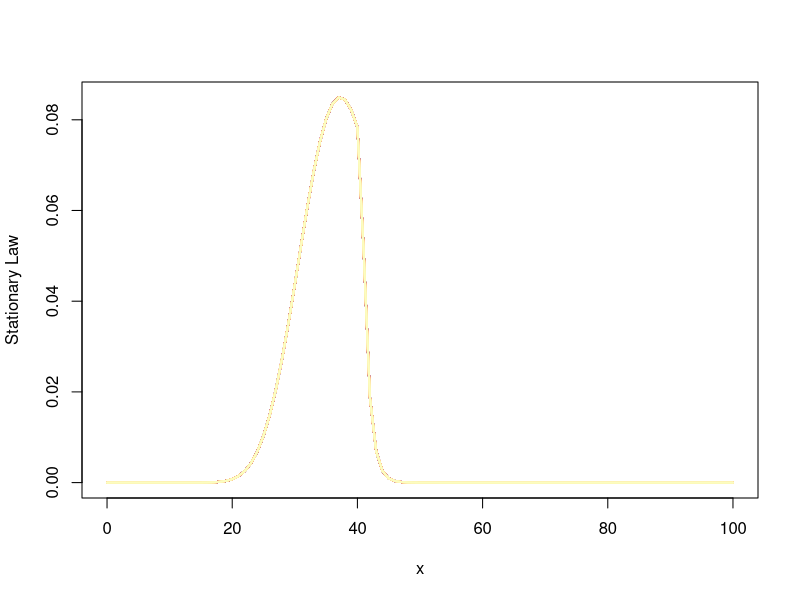
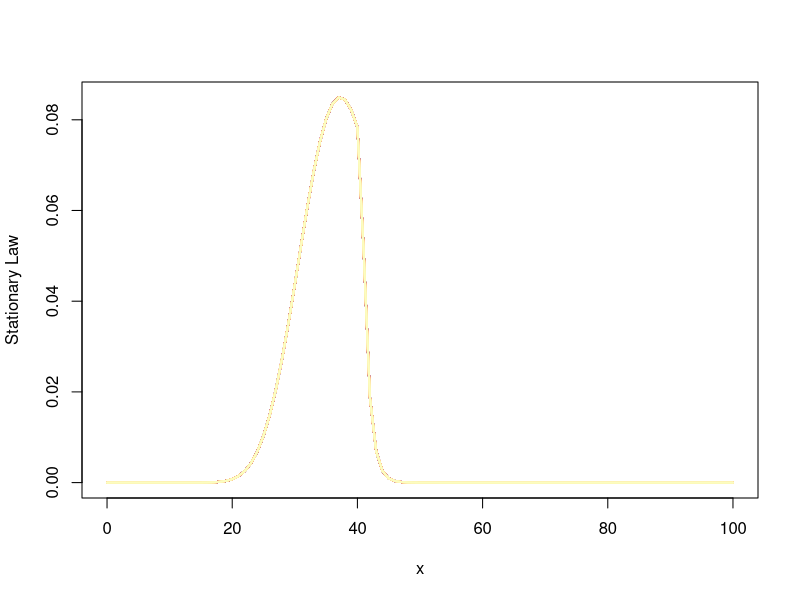

Write R code to recreate these figures, in order. (Note: this script raises an error after producing the figures.)
#############################################################################
#############################################################################
### PROGRAMME D'OPTIMISATION DE LA MAINTENANCE EN FONCTION DE TAU ET DE L ###
#############################################################################
#############################################################################

#############################
### PREPARATION DU SCRIPT ###
#############################

# Nettoyage
rm(list = ls())

# Chargement des packages
library(ggplot2)
library(tidyverse)
library(viridis)

##########################
### FONCTIONS INTERNES ###
##########################

#---  Calcul d'intégrale par la méthode des trapèzes ---#

ntrap <- function(abs, ord) {
  # Cette fonction renvoie un vecteur de taille nc (pour différentes valeurs de y)
  # abscisse abs : vecteur de taille nl
  # ordonnée ord : matrice de taille nc*nl
  # (abs_i+1-abs_i)*(f(abs_i,ord)+f(abs_i,ord)/2
  # (matrix(1,ncol=1,nrow=nc)%*%diff(abs)) = (x_2-x_1 x_3-x_2 ...
  #                                           x_2-x_1 x_3-x_2 ...)
  nl <- length(abs)
  if (is.matrix(ord)) {
    nc <- nrow(ord)
    res <- rowSums((matrix(1,ncol=1,nrow=nc)%*%diff(abs))*(ord[,-ncol(ord)]+ord[,-1])/2)
  } else {
    nc <- 1
    res <- sum(diff(abs)*(ord[-length(ord)]+ord[-1])/2)
  }
  return(res)
}

#--- Calcul de la loi stationnaire ---#

MaintOpti <- function(tau = 1, L = 40, M = 50, tps.final = 200,
                      rho = 0.2, alpha = 1, beta = 1, b = 1, 
                      C_I = 1, C_P = 10, C_C = 50) {

  tau = 1; L = 40; M = 50; tps.final = 200
  rho = 0.2; alpha = 1; beta = 1; b = 1
  C_I = 1; C_P = 10; C_C = 50
  
  # Paramètres
  pas.x <- 0.01
  pas.x <- 1
  pas.y <- pas.x
  
  # Vecteur de l'état x
  level.x <- seq(from = pas.x, by = pas.x, to = 2*M)
  n.level.x <-length(level.x)
  
  ind.L <- which(level.x >= L)[1]
  ind.M <- which(level.x == M)
  
  level.y <- seq(from = pas.y, by = pas.y, to = 2*M)
  n.level.y <- length(level.y)
  
  mat.trans <- matrix(data = 0, ncol = n.level.y, nrow = n.level.x)
  mat.trans.rho <- matrix(data = 0, ncol = n.level.y, nrow = n.level.x)
  
  for(i in 1:(n.level.x-1)) {
    mat.trans[i,(i+1):n.level.y] <- dgamma(x = level.y[(i+1):n.level.y]-level.x[i], scale = b,
                                           shape = alpha*tau^beta)
    mat.trans.rho[i,(i+1):n.level.y] <- dgamma(x = level.y[(i+1):n.level.y]-(1-rho)*level.x[i],
                                               scale = b,shape = alpha*tau^beta)
  }
  
  K <- 50
  # K <- 5
  w <- matrix(data = 0, nrow = K, ncol = n.level.y)
  w[1,] <- dgamma(x = level.y, scale = b, shape = alpha*tau^beta)
  
  pi <- list()
  pi[[1]] <- function(x) dgamma(x = x, scale = b, shape = alpha*tau^beta)

  for(k in 2:K) {
    # Contribution à la première intégrale 
    Q1 <- ntrap(level.x[1:ind.L],t(mat.trans[1:ind.L,]) * matrix(rep(w[k-1,1:ind.L],n.level.y), 
                                                                 byrow = TRUE, ncol = ind.L)) 
    # Contribution à la deuxième intégrale
    if (length(ind.M) == 0){
      Q2 <- ntrap(level.x[(ind.L+1):length(level.x)],t(mat.trans.rho[(ind.L+1):length(level.x),]) *
                    matrix(rep(w[k-1,(ind.L+1):length(level.x)],n.level.y),byrow = TRUE, ncol = length(level.x)-ind.L) )
    } else {
      Q2 <- ntrap(level.x[(ind.L+1):ind.M],t(mat.trans.rho[(ind.L+1):ind.M,]) *
                    matrix(rep(w[k-1,(ind.L+1):ind.M],n.level.y), byrow = TRUE, ncol = ind.M-ind.L) )
    }
    # Contribution à la troisième intégrale 
    if (length(ind.M) == 0) {
      Q3 <- 0
    } else {
      Q3 <- dgamma(x = level.y, scale = b, shape = alpha*tau^beta) * 
        ntrap(level.x[(ind.M+1):n.level.y], w[k-1,(ind.M+1):n.level.y])
    }
    
    aux <- w[k,] <- (Q1+Q2+Q3)/ntrap(level.x,Q1+Q2+Q3)
    fn_w <- function(x) {
      res <- splinefun(x = level.x, y = aux)(x)*((0 < x) & (x<=max(level.x)))
      return(res)
    }
    pi[[k]] <- fn_w
  }

  clr <- magma(K)
  y <- pi[[K]](level.x)
  eps <- 1e-2
  idx <- which(y < eps)
  max.level.x <- level.x[1:idx[1]]
  curve(expr = pi[[2]](x), from = 0, to = max(level.x), lwd = 2, col = clr[1], ylab = "Stationary Law")
  for (k in 3:K) {
    curve(expr = pi[[k]](x), from = 0, to = max(level.x), add = TRUE, lwd = 2, col = clr[k])
  }
  
  PI <- Vectorize(function(u, n = 10000) {
    if (u>max(level.x)) {
      res<-1
    }
    else {
      x <- runif(n,0,u)
      res <- mean(pi[[K]](x))*u
    }  
    return(res)
  })

  samplePi.aux <- function() {
    uu <- runif(1)
    res <- uniroot(function(u) PI(u) - uu,c(0,10000))$root
    return(res)
  }
  
  nb.sim <- 1e5
  xPi <- runif(n = nb.sim, min = 0, max = L)
  yPi <- runif(n = nb.sim, min = xPi, max = L)
  int.3 <- L*mean(dgamma(x = yPi-xPi, scale = b, shape = alpha*tau^beta)*pi[[K]](xPi)*(L-xPi))
  #print(paste("la proba que Y soit plus petit que L vaut ",int.3))

  xPi.1 <- runif(n = nb.sim, min = 0, max = L)
  yPi.1 <- runif(n = nb.sim, min = L, max = M)
  int.1.1 <- mean(dgamma(x = yPi.1-xPi.1, scale = b, shape = alpha*tau^beta)*pi[[K]](xPi.1)*(L *(M-L)))
  xPi.2 <- runif(n = nb.sim, min = L, max = M)
  yPi.2 <- runif(n = nb.sim, min = xPi.2, max = M)
  int.1.2 <- mean(dgamma(x = yPi.2-xPi.2, scale = b, shape = alpha*tau^beta)*pi[[K]](xPi.2)*(M-xPi.2)*(M-L))
  int.1 <- int.1.1+int.1.2
  # print(paste("la proba que Y soit entre L et M vaut ",int.1))
  
  xPi <- runif(n = nb.sim, min = 0, max = M)
  yPi <- runif(n = nb.sim, min = xPi, max = M)
  int.2 <- 1-M*mean(dgamma(x = yPi-xPi, scale = b, shape = alpha*tau^beta)*pi[[K]](xPi)*(M-xPi))
  # print(paste("la proba que Y soit plus grand que M vaut ",int.2))
  # print(paste("la somme des proba de Y vaut ",int.1+int.2+int.3))

  cout.moy <- (C_I+C_P*int.1+C_C*int.2)/tau
  
  res <- list(int.1 = int.1, int.2 = int.2, cout.moy = cout.moy, pi = pi)
  return(res)
}

outp <- MaintOpti(tau = 1, L = 1)

# seq.tau <- seq(from = 0.1, by = 0.5, to = 10)
seq.tau <- seq(from = 1, by = 1, to = 3)
#int.1 <-numeric(length(seq.tau))
#int.2 <-numeric(length(seq.tau))
cout.tau <- numeric(length(seq.tau))


for (ii in 1:length(seq.tau)) {
  cat("itération : ",ii, "\n")
 res <- MaintOpti(tau = seq.tau[ii], L = 1.35)
 int.1[ii]<-res$int.1
 int.2[ii]<-res$int.2
 cout.tau[ii]<-res$cout.moy
}

#plot(seq.tau,cout.tau, type = "l", lwd = 3)

#cout.tau.smooth <- loess(cout.tau~seq.tau,span=0.8)

#xfit <- seq(from=min(seq.tau),to=max(seq.tau),by = 0.01)
#yfit1 <- predict(cout.tau.smooth,newdata=xfit)
#lines(x = xfit, y = yfit1, col = "red", lwd = 3)
#idx <- which.min(yfit1)
#cat("Coût optimal : ", yfit1[idx], "\n")
#cat("tau optimal : ", xfit[idx], "\n")




seq.L<-seq(from = 1,to = 45,by = .1)
int.1 <-numeric(length(seq.L))
int.2 <-numeric(length(seq.L))
cout.L <-numeric(length(seq.L))

#set.seed(123)
for(i in 1:length(seq.L)){
  res <- MaintOpti(tau = 5, L = seq.L[i])
  int.1[i] <- res$int.1
  int.2[i] <- res$int.2
  cout.L[i] <- res$cout.moy
  
  cat("itération : ",ii, "sur ", length(seq.L), " \n")
  
  output <- list(seq.L, cout.L, pi[[K]])
  save(output, file = "Optim_cas_x.Rd")
}




# plot(seq.L, cout.L, type = "l", lwd = 3,xlab="L",ylab="Cost",main="Cost for (C_I,C_P,C_C)=(1,5,10) and tau = 10")
# 
# cout.L.smooth <- loess(cout.L~seq.L,span=0.8)
# 
# xfit <- seq(from=min(seq.L),to=max(seq.L),by = 0.01)
# yfit1 <- predict(cout.L.smooth,newdata=xfit)
# lines(x = xfit, y = yfit1, col = "red", lwd = 3,xlab="L")
# idx <- which.min(yfit1)
# cat("Coût optimal : ", yfit1[idx], "\n")
# cat("L optimal : ", xfit[idx], "\n")
# 
